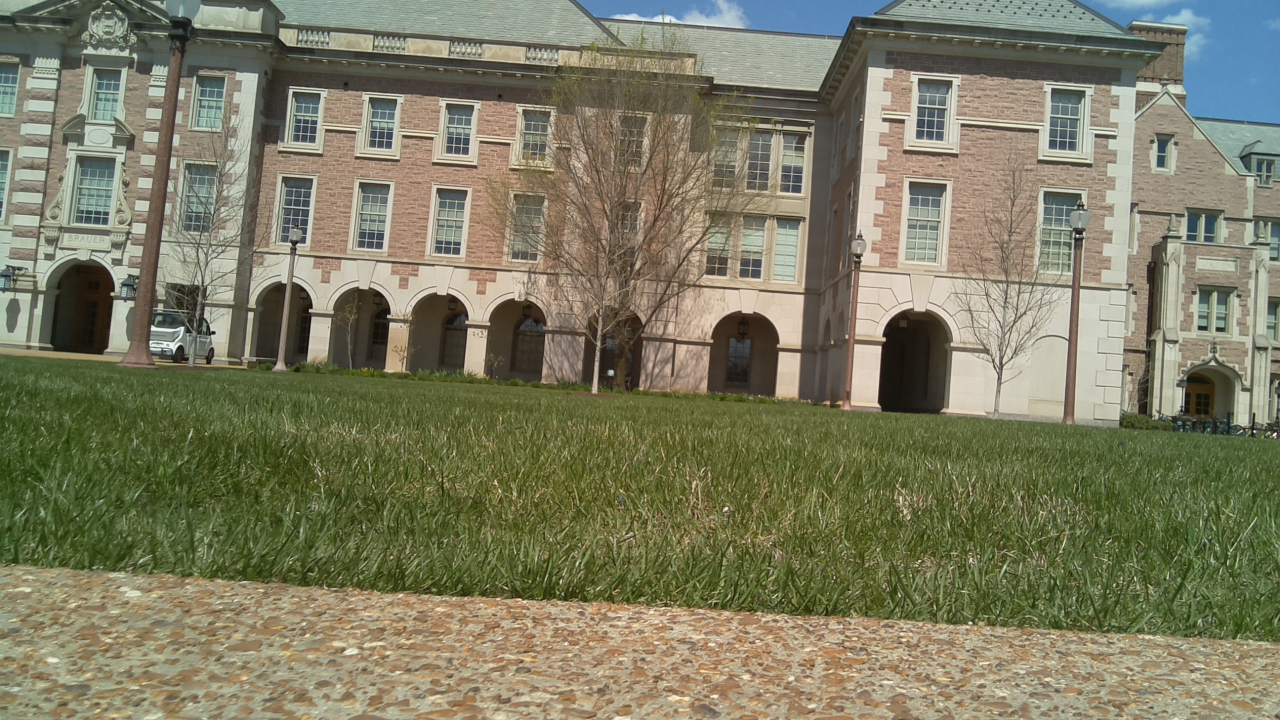
#> input picture first_road5.jpg, 1280 x 720 px
$ python canny.py
#> lines starting #> are read from the running program, lines starting #| are printed output that depends on the picture; after the words box and inside, x2 and y2 are one past the last pixel; in counts of white or black regions, pixels touching at a corner belong together
import cv2
import time

img = cv2.imread("first_road5.jpg")
#> img is the input picture: shape (720, 1280, 3); mean B, G, R 97.9, 123.5, 124.8

hsv = cv2.cvtColor(img, cv2.COLOR_BGR2HSV)
#> hsv: shape (720, 1280, 3); mean H, S, V 32.6, 77.7, 131.3
print(img.shape)
#| (720, 1280, 3)
img2 = img[400:720, 0:1280]
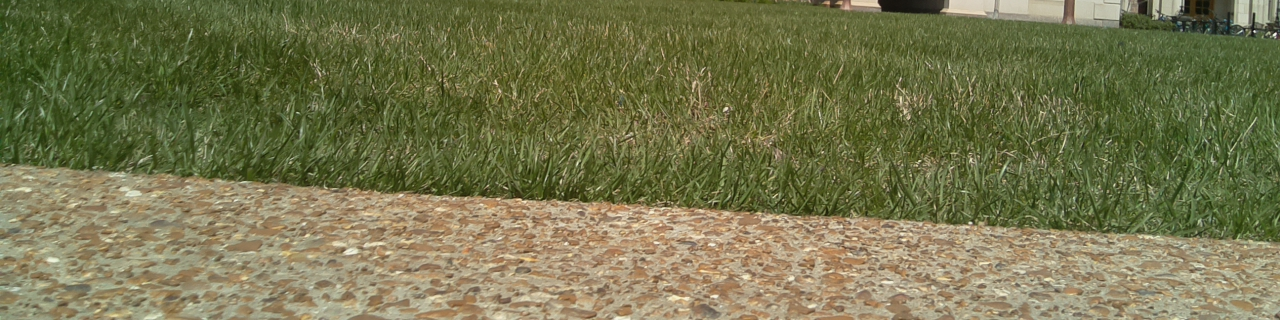
#> img2: shape (320, 1280, 3); mean B, G, R 77.6, 117.3, 117.6
mask = cv2.inRange(img2, (40,10,10), (80,95,95))
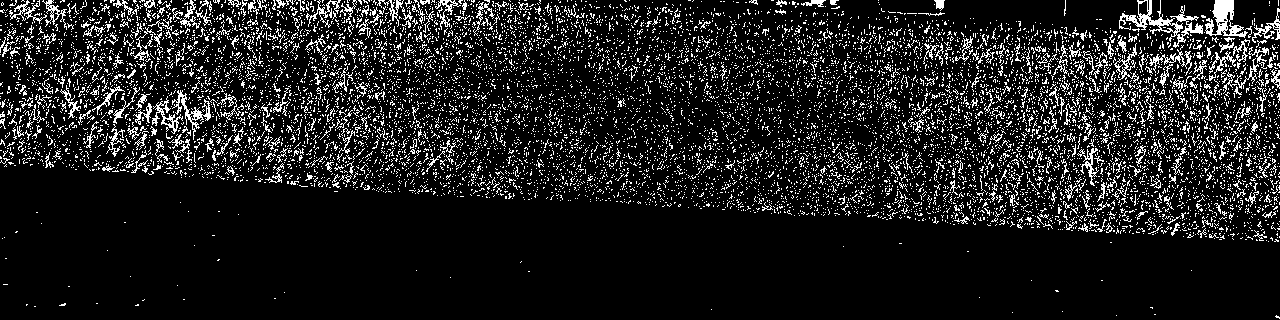
#> mask: shape (320, 1280); 12% white in thin lines or dots
t_lower = 150
t_upper = 200
edge = cv2.Canny(mask, t_lower, t_upper, L2gradient = True)
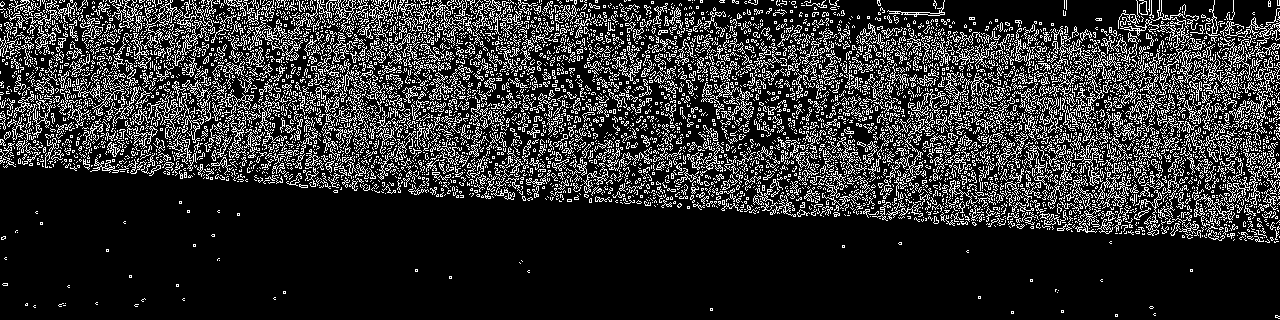
#> edge: shape (320, 1280); 18.6% white in thin lines or dots
#edge = cv2.Canny(img, t_lower, t_upper)
cv2.imshow('original', mask)
#cv2.imshow('edge', edge)
cv2.waitKey(5000)
#time.sleep(10)
cv2.destroyAllWindows()

$ run again, with first_road10.jpg copied over first_road5.jpg
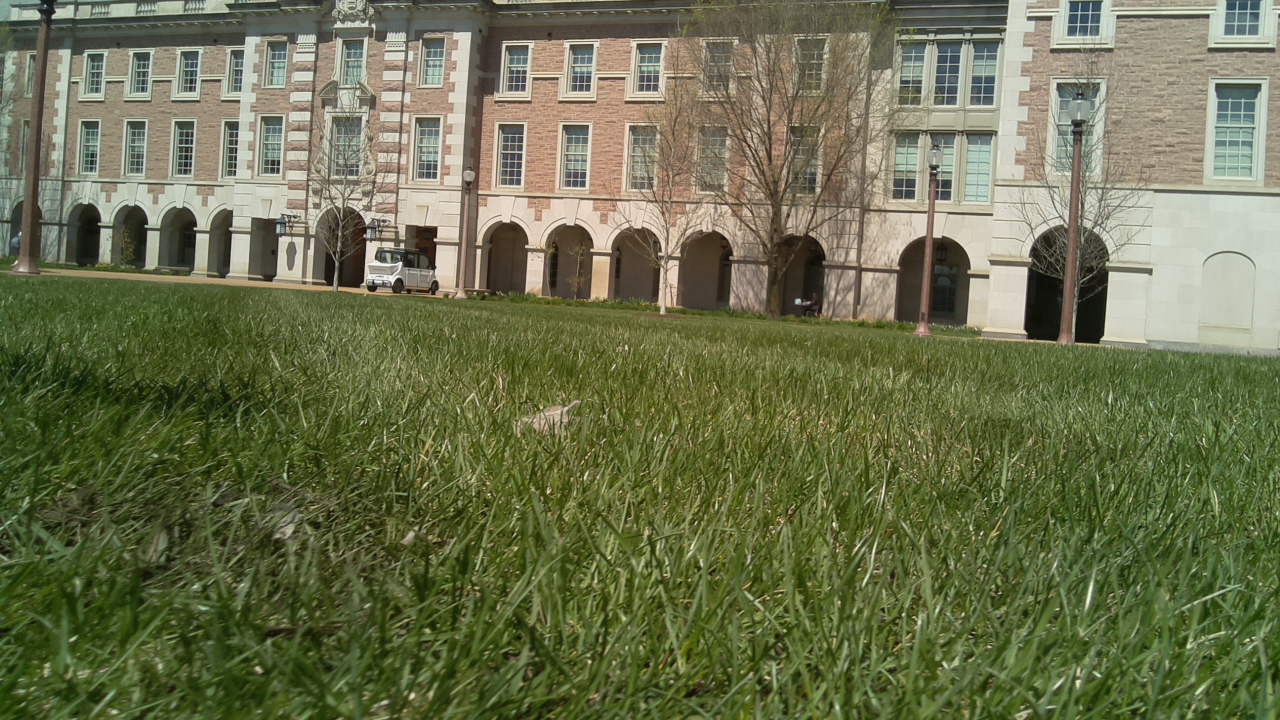
#> input picture first_road10.jpg, 1280 x 720 px
#> img is the input picture: shape (720, 1280, 3); mean B, G, R 77.7, 112.1, 107.1
#> hsv: shape (720, 1280, 3); mean H, S, V 34.8, 100.4, 115.5
#| (720, 1280, 3)
#> `mask = cv2.inRange(img2, (40,10,10), (80,95,95))`:
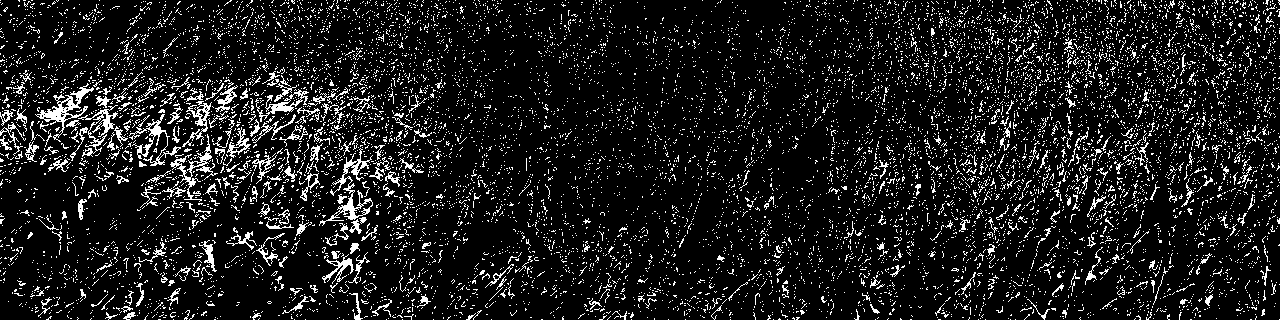
#> mask: shape (320, 1280); 10.8% white in thin lines or dots
#> `edge = cv2.Canny(mask, t_lower, t_upper, L2gradient = True)`:
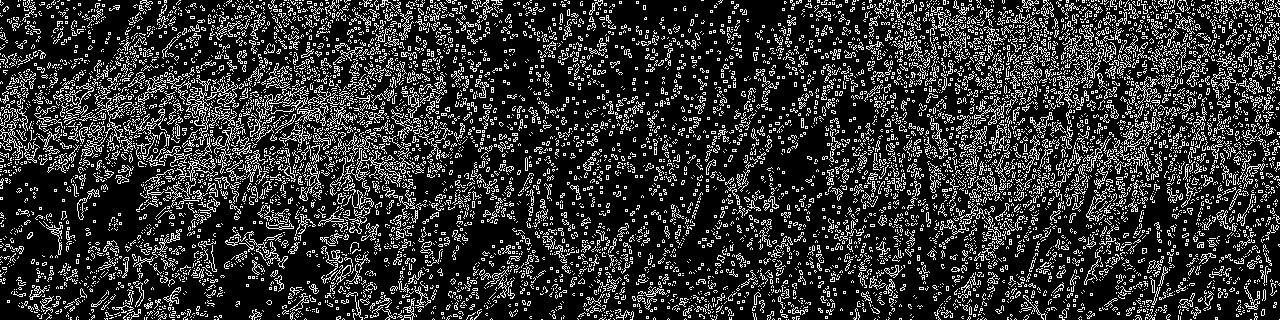
#> edge: shape (320, 1280); 19.5% white in thin lines or dots

$ run again, with first_road11.jpg copied over first_road5.jpg
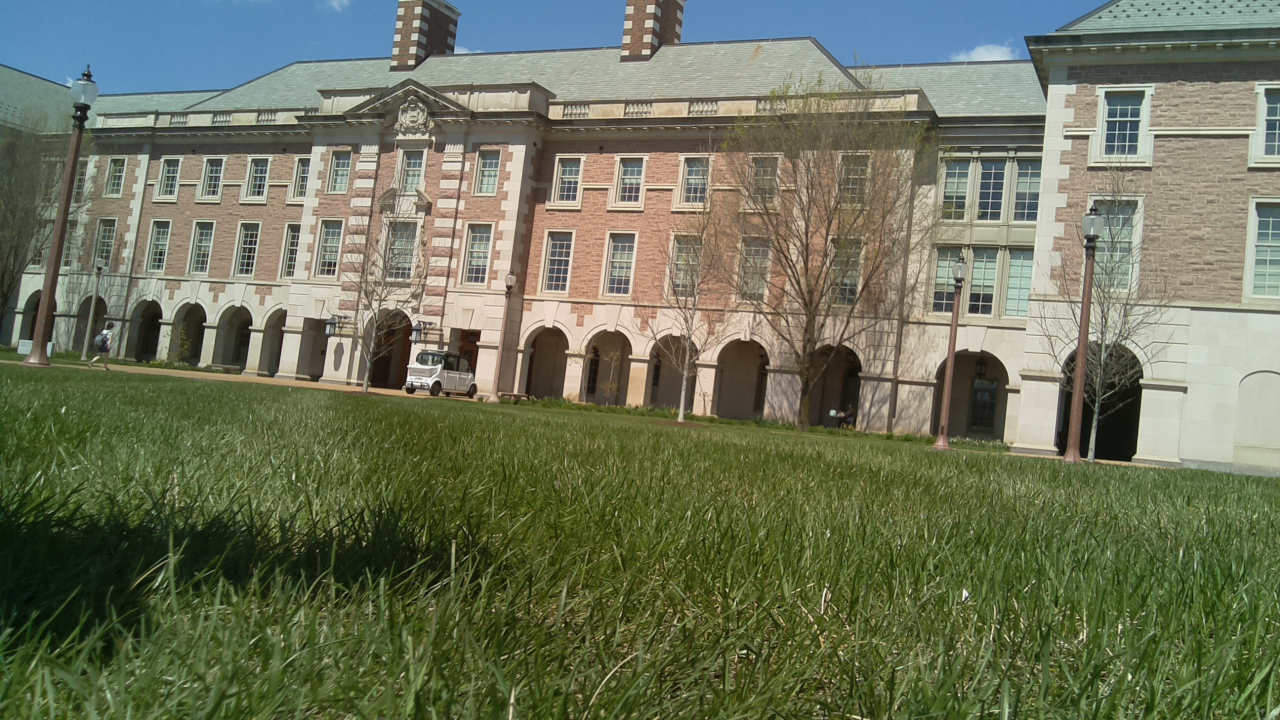
#> input picture first_road11.jpg, 1280 x 720 px
#> img is the input picture: shape (720, 1280, 3); mean B, G, R 90.8, 114.7, 108.8
#> hsv: shape (720, 1280, 3); mean H, S, V 39.8, 91.7, 122
#| (720, 1280, 3)
#> `mask = cv2.inRange(img2, (40,10,10), (80,95,95))`:
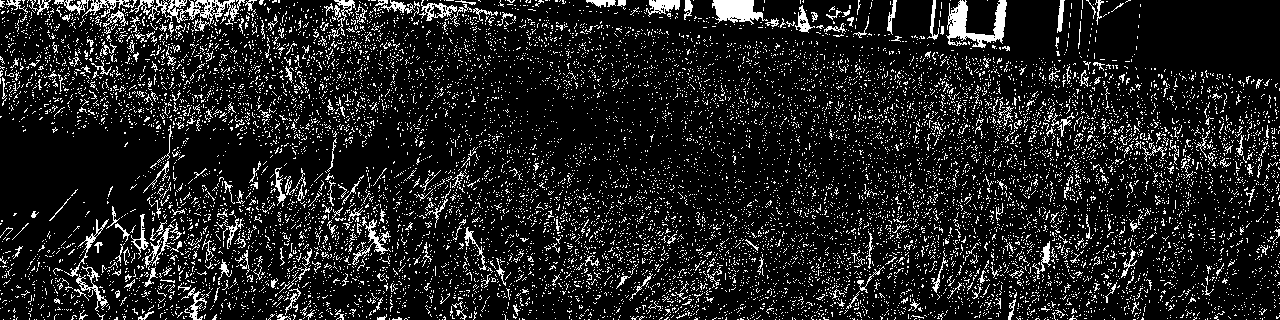
#> mask: shape (320, 1280); 12.6% white in thin lines or dots
#> `edge = cv2.Canny(mask, t_lower, t_upper, L2gradient = True)`:
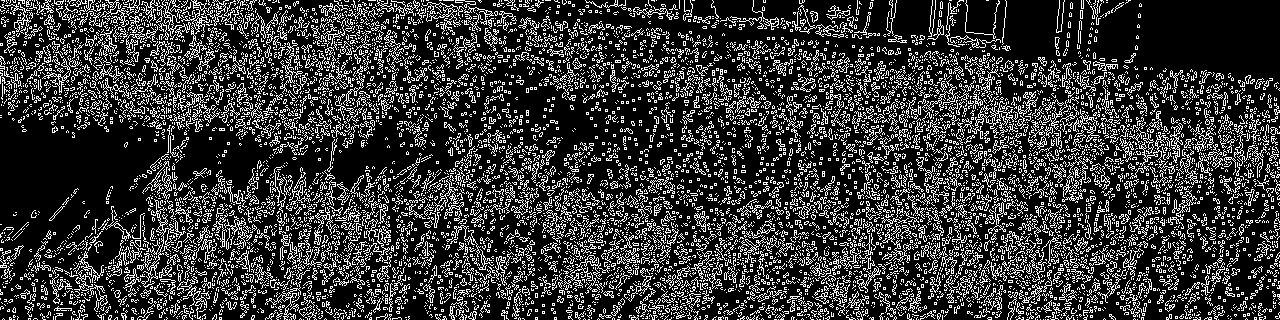
#> edge: shape (320, 1280); 21.7% white in thin lines or dots
